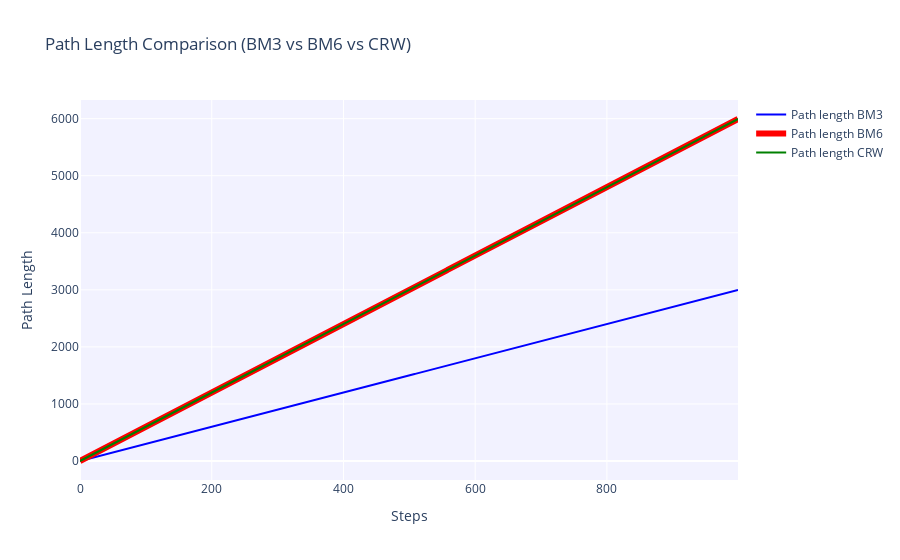

This figure's notebook cell:
### Code cell
# Cargar los datos desde los CSV
brownian_3 = pd.read_csv(r'C:\Users\herik\Documents\Assignment 2_MCE\csv\brownian_3.csv')
brownian_6 = pd.read_csv(r'C:\Users\herik\Documents\Assignment 2_MCE\csv\brownian_6.csv')
crw_6_6 = pd.read_csv(r'C:\Users\herik\Documents\Assignment 2_MCE\csv\crw_6_6.csv')

# Función para calcular la longitud acumulada del camino
def calculate_accumulated_path_length(df):
    points = df[['x_pos', 'y_pos']].values
    accumulated_lengths = [0]
    for i in range(1, len(points)):
        accumulated_lengths.append(accumulated_lengths[-1] + distance.euclidean(points[i-1], points[i]))
    return accumulated_lengths

# Cálculo de las longitudes acumuladas de los caminos
BM_path_length_3 = calculate_accumulated_path_length(brownian_3)
BM_path_length_6 = calculate_accumulated_path_length(brownian_6)
CRW_path_length = calculate_accumulated_path_length(crw_6_6)

# Creación de la figura usando plotly
fig = go.Figure()

# Añadir trayectorias desde los archivos CSV (longitud acumulada)
fig.add_trace(go.Scatter(
    x=list(range(len(BM_path_length_3))),
    y=BM_path_length_3,
    mode='lines',
    name='Path length BM3',
    line=dict(color='blue')
))

fig.add_trace(go.Scatter(
    x=list(range(len(BM_path_length_6))),
    y=BM_path_length_6,
    mode='lines',
    name='Path length BM6',
    line=dict(color='red', width=6)
))

fig.add_trace(go.Scatter(
    x=list(range(len(CRW_path_length))),
    y=CRW_path_length,
    mode='lines',
    name='Path length CRW',
    line=dict(color='green')
))

# Configuración de la figura
fig.update_layout(
    title="Path Length Comparison (BM3 vs BM6 vs CRW)",
    xaxis_title="Steps",
    yaxis_title="Path Length",
    showlegend=True,
    plot_bgcolor='rgba(230, 230, 255, 0.5)'
)

# Mostrar la figura
fig.show()

### Figure 1 — Plotly figure (JSON) as saved in the notebook; plotly's stock layout.template omitted (floating-point values rounded to 4 significant figures; data arrays with more than 128 entries replaced by an {"elided": "..."} marker saying what was removed)
{"data": [{"line": {"color": "blue"}, "mode": "lines", "name": "Path length BM3", "type": "scatter", "x": {"elided": "1000 int values"}, "y": {"elided": "1000 float values"}}, {"line": {"color": "red", "width": 6}, "mode": "lines", "name": "Path length BM6", "type": "scatter", "x": {"elided": "1000 int values"}, "y": {"elided": "1000 float values"}}, {"line": {"color": "green"}, "mode": "lines", "name": "Path length CRW", "type": "scatter", "x": {"elided": "1000 int values"}, "y": {"elided": "1000 float values"}}], "layout": {"autosize": true, "plot_bgcolor": "rgba(230, 230, 255, 0.5)", "showlegend": true, "title": {"text": "Path Length Comparison (BM3 vs BM6 vs CRW)"}, "xaxis": {"autorange": true, "range": [0, 999], "title": {"text": "Steps"}, "type": "linear"}, "yaxis": {"autorange": true, "range": [-333, 6327], "title": {"text": "Path Length"}, "type": "linear"}}}
